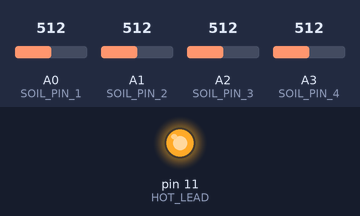
The sketch below on a simulated Arduino Uno, built with avr-gcc and run on an emulated ATmega328P. On the bench: output pins drawn as LEDs (lit = HIGH). The test bench sets the inputs (shaded band); at power-on: A0 (SOIL_PIN_1) = 512, A1 (SOIL_PIN_2) = 512, A2 (SOIL_PIN_3) = 512, A3 (SOIL_PIN_4) = 512. Pins used as bus, display or sensor lines are not drawn; what the sketch prints to the serial monitor is not drawn.

Above: at 0.1 s.
Timing chart, 0 to 1.6 s (numbered marks = the images above):
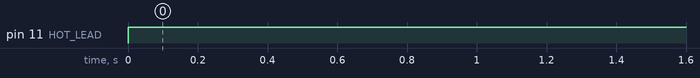

The sketch:

4SensorController.ino
```cpp
/*  Simple Watering Controller -
    Written By - Schuyler Ankele
    This code creates a Watering Controller for the Florasync managment system.

    This design is for a watering controller with 6 sensors.  Future designs will incorperate the RF24 radio to
    communicate with the FloraSync hub.


    Cat 5 to Soil Sensor
    Wiring sensors - Orange is ground and right pin on sensor

*/
/* Configure Our Soil Sensor - this is a little trickier
  We will define two pins - the power will be enabled intermittently
  only when readings are taken to preven oxidation on our sensor
  One Analog PIn to read data and one Digital Pin to power the sensor */

/* Soil Sensor 1  */
#define SOIL_VCC_1  2
#define SOIL_PIN_1  A0

/* Soil Sensor 2  */
#define SOIL_VCC_2  3
#define SOIL_PIN_2  A1

/* Soil Sensor 3  */
#define SOIL_VCC_3  4
#define SOIL_PIN_3  A2

/* Soil Sensor 4  */
#define SOIL_VCC_4  5
#define SOIL_PIN_4  A3


/* This pin will open our relay to turn on a water pump. */
#define HOT_LEAD 11

/* Timing variables */
long previousMillis = 0;
unsigned long currentMillis = 0;
long interval = 1000; // READING INTERVAL


/*  These are variables we will use to track soil measurments*/
long soilStatus = 0;
long runningTotal = 0;
int count= 0;

long soilStatus1 = 0;
long soilStatus2 = 0;
long soilStatus3 = 0;
long soilStatus4 = 0;

long soilAvg = 0;
long targetMoisture = 350;
void setup() {
  Serial.begin(115200);
  /* Setup Sensor 1*/
  pinMode(SOIL_VCC_1, OUTPUT);
  pinMode(SOIL_PIN_1, INPUT);
  /* Setup Sensor 2 */
  pinMode(SOIL_VCC_2, OUTPUT);
  pinMode(SOIL_PIN_2, INPUT);
  /* Setup Sensor 3 */
  pinMode(SOIL_VCC_3, OUTPUT);
  pinMode(SOIL_PIN_3, INPUT);
  /* Setup Sensor 4 */
  pinMode(SOIL_VCC_4, OUTPUT);
  pinMode(SOIL_PIN_4, INPUT);

  /* Setup Relay */
  pinMode(HOT_LEAD, OUTPUT);

}


void loop() {


    /*  Here we will test the soil before watering -

    /* Open for tips about accuracy on this.
    Arduino.cc says Analog reads are up to 10,000 times per second.
    I think thins method only gets an average of 1,000 which is pretty
    good for our purpose */
    /* Range Notes */
    /* Zero water or totally dry is marked at 244
       Full water or submerged is marked at 700-800 depending on depth*/
    /* Damp is 300-400 - 350 seems ideal */
    /* Heavy water is 450-500 */
    /* Soaked is 550 and above */

    /* NOTE:  Depth of sensor greatly effects reading */
    /* Sub-routine for sensor 1*/
    /* NOTE: We only power the pin when taking a reading to save power and shut off after for loop */
    digitalWrite(HOT_LEAD, HIGH);
    digitalWrite(SOIL_VCC_1, HIGH);
    delay(1000);
    /* Sub-routine for sensor 1*/
    for(int i=0; i < interval; i++){
      runningTotal += analogRead(SOIL_PIN_1);
      count++;
    }
    /* Create an average Total_of_All_Readings/Num_Of_Readings */
    digitalWrite(SOIL_VCC_1, LOW);
    Serial.println("We got ");
    Serial.println(count);
    Serial.println("readings");
    soilStatus = runningTotal/count;
    soilStatus1 = soilStatus;
    soilStatus1 = (soilStatus1  * -0.75) + 1000;

    /*  We print out our reading to help us test */
    Serial.println("Soil Status 1 is:");
    Serial.println(soilStatus1);

    /* Reset our counting variables */
    runningTotal=0;
    count=0;
    soilStatus = 0;

    /* Sub-routine for sensor 2*/
    digitalWrite(SOIL_VCC_2, HIGH);
    delay(1000);
    for(int i=0; i < interval; i++){
      runningTotal += analogRead(SOIL_PIN_2);
      count++;
    }
    /* Create an average Total_of_All_Readings/Num_Of_Readings */
    digitalWrite(SOIL_VCC_2, LOW);
    Serial.println("We got ");
    Serial.println(count);
    Serial.println("readings");
    soilStatus = runningTotal/count;
    soilStatus2 = soilStatus;
    soilStatus2 = (soilStatus2  * -0.75) + 1000;

    /*  We print out our reading to help us test */
    Serial.println("Soil Status 2 is:");
    Serial.println(soilStatus2);
  /* Reset our counting variables */
    runningTotal=0;
    count=0;
    soilStatus = 0;

    /* Sub-routine for sensor 3*/
    digitalWrite(SOIL_VCC_3, HIGH);
    delay(1000);

    for(int i=0; i < interval; i++){
      runningTotal += analogRead(SOIL_PIN_3);
      count++;
    }
    /* Create an average Total_of_All_Readings/Num_Of_Readings */
    digitalWrite(SOIL_VCC_3, LOW);
    Serial.println("We got ");
    Serial.println(count);
    Serial.println("readings");
    soilStatus = runningTotal/count;
    soilStatus3 = soilStatus;
    soilStatus3 = (soilStatus3  * -0.75) + 1000;

    /*  We print out our reading to help us test */
    Serial.println("Soil Status 3 is:");
    Serial.println(soilStatus3);
  /* Reset our counting variables */
    runningTotal=0;
    count=0;
    soilStatus = 0;

    /* Sub-routine for sensor 4 */
    digitalWrite(SOIL_VCC_4, HIGH);
    delay(1000);
    for(int i=0; i < interval; i++){
      runningTotal += analogRead(SOIL_PIN_4);
      count++;
    }
    /* Create an average Total_of_All_Readings/Num_Of_Readings */
    digitalWrite(SOIL_VCC_4, LOW);
    Serial.println("We got ");
    Serial.println(count);
    Serial.println("readings");
    soilStatus = runningTotal/count;
    soilStatus4 = soilStatus;
    soilStatus4 = (soilStatus4  * -0.75) + 1000;

    /*  We print out our reading to help us test */
    Serial.println("Soil Status 4 is:");
    Serial.println(soilStatus4);
  /* Reset our counting variables */
    runningTotal=0;
    count=0;
    soilStatus = 0;

  /* This will create an average - then we will invert it to create a number between 0-1000 for our 'soilAvg' */
  soilAvg = (soilStatus1 + soilStatus2 + soilStatus3 + soilStatus4)/ 4;

  /* NOTE if using a soil sensor that produces a number like 0 for dry and 1000 for wet you can comment the conversion out.
     Our purpose for the conversion is to create a low number for fry and high number for wet.  */
  // soilAvg = (soilAvg * -0.75) + 1000;

  /*  If it's dry it dies! So water it....but not too much
  Lets try 1 second and recheck with our soil probe on the loop */
  if(soilAvg < targetMoisture){
    digitalWrite(HOT_LEAD, LOW);
    delay(10000);
    digitalWrite(HOT_LEAD, HIGH);
    Serial.println("Watering.............");
  }
  /*  The else statment ensures our relay is off. */
  else{
     digitalWrite(HOT_LEAD, HIGH);
    Serial.print("We're all good right now!");
  }
Serial.println("Soil Average is:");
Serial.println(soilAvg);
delay(10000);
}
```

Measured:
- by itself, pin 11 (HOT_LEAD): LOW → HIGH at 0.00 s
